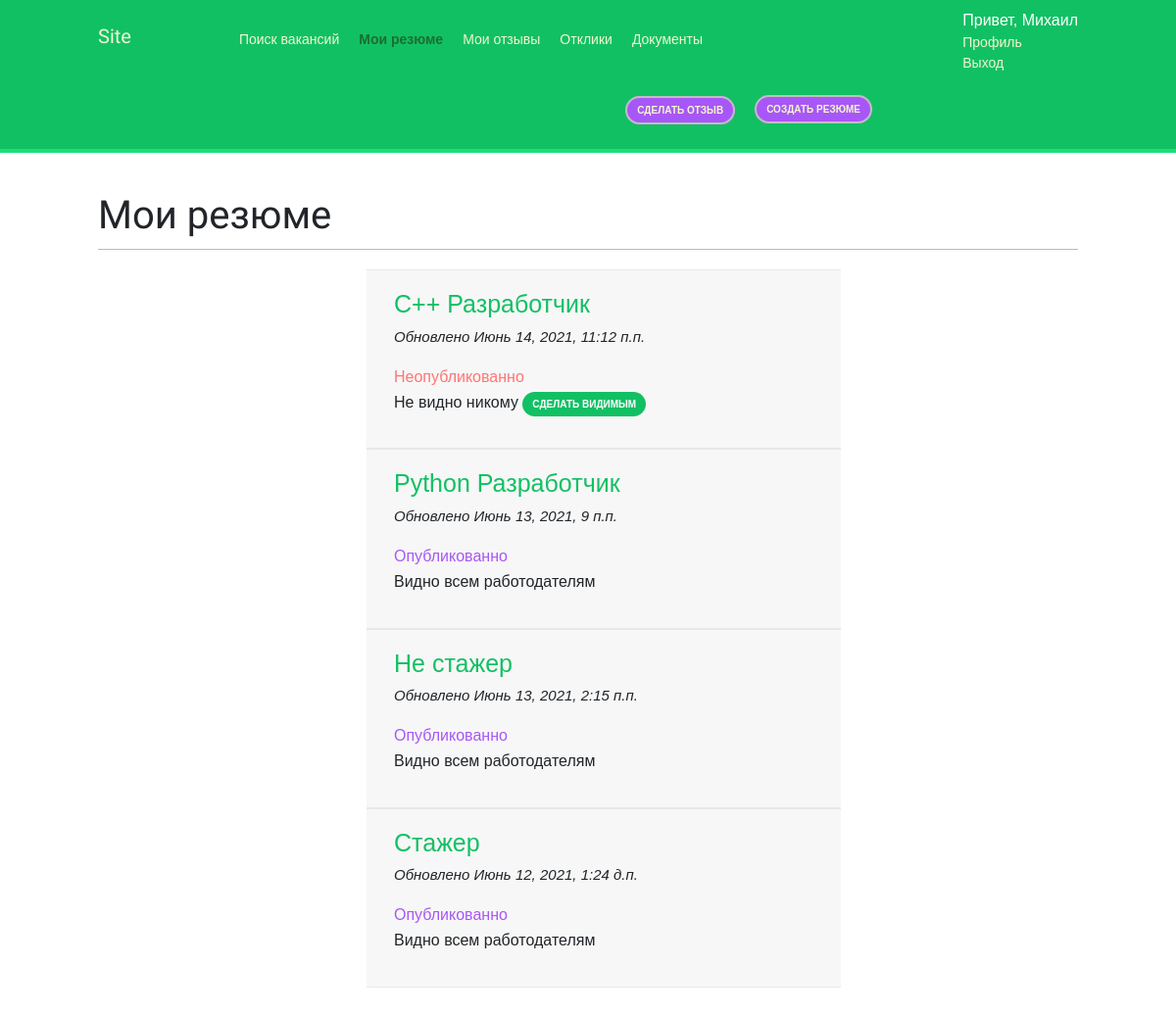
Screenshot of /resume/my/ (signed in) with the database file from the repository.
### main_site/models.py (models this page shows, shortened)
class CustomUser(AbstractUser):
	TYPE_OF_ROLE =(
			('student','Студент'),
			('company','Компания'),
			('admin','Админ')
		)
	role = models.CharField('Роль',max_length=50, choices=TYPE_OF_ROLE,default='student')
	class Meta:
		verbose_name = 'Пользователь'
		verbose_name_plural = 'Пользователи'

class Student(models.Model):
	user = models.OneToOneField(settings.AUTH_USER_MODEL,on_delete=models.CASCADE,related_name='students', verbose_name='Пользователь')
	name = models.CharField('Имя',max_length=100)
	last_name = models.CharField('Фамилия',max_length=100)
	father_name = models.CharField('Отчество',max_length=100,blank=True)
	date_of_birth = models.DateField('Дата рождения',null=True,blank=True)
	phone = models.CharField('Телефон',max_length=12)
	university_group = models.CharField('Группа в вузе',max_length=20)
	class Meta:
		verbose_name = 'Профиль Студента'
		verbose_name_plural = 'Профили Студентов'

class Resume(models.Model):
	STATUS_CHOICES = (
			('blocked','Заблокированое'),
			('closed','Закрытое'),
			('published','Опубликованное'),
		)
	student = models.ForeignKey(Student,on_delete=models.CASCADE,related_name='resumes', verbose_name="Студент")
	skills = models.ManyToManyField(Skill,related_name='resumes', verbose_name="Навыки", blank=True)
	name = models.CharField('Название',max_length=100)
	experience = models.TextField('Опыт')
	responsibilities = models.TextField('Обязанности') #обязанности
	achievements = models.TextField('Достижения') #достижения
	about_self = models.TextField('О себе')
	created_by = models.DateTimeField(auto_now_add=True)
	updated_by =  models.DateTimeField(auto_now=True)
	status = models.CharField('Статус',max_length=20,choices=STATUS_CHOICES, default='published')
	class Meta:
		verbose_name = 'Резюме'
		verbose_name_plural = 'Резюме'

### main_site/views.py (the view)
# urls.py: path('resume/my/',views.MyResumeListView.as_view() , name='my_resume_list'),
class MyResumeListView(LoginRequiredMixin,ListView):
	model = Resume
	template_name = 'main_site/resume/my_resume_list.html'
	context_object_name = 'resumes'
	def get_queryset(self):
		queryset = Resume.objects.filter(student=self.request.user.students).exclude(status='blocked').order_by('-updated_by').all()
		return queryset
	def get_context_data(self, **kwargs):
		context = super().get_context_data(**kwargs)
		context["section"] = 'my_resume_list'
		return context

### main_site/templates/main_site/resume/my_resume_list.html (shortened to what this page needs)
{% extends 'base.html' %}
{% block content %}
<h1>Мои резюме</h1>
<div style="">
	<ul>
	{% for resume in resumes %}
		<li style="list-style-type: none;">
			<div class="row mb p-3 profile-info-top" style="width: 50%; margin-left: 25%">
				<a href="{% url 'my_resume_detail' resume.id %}" style="font-size: 25px">{{resume.name}}</a>
				<p style="font-size: 15px"><i>Обновлено {{resume.updated_by}}</i></p>
				{% if resume.status == 'published' %}
				<span style="color: #a757f7">Опубликованно</span>
				<p>Видно всем работодателям</p>
				{% else %}
				<span style="color: #ff7575">Неопубликованно</span>
				<p>Не видно никому <a href="{% url 'my_resume_make_published' resume.id 1 %}" class="button-mini">Сделать видимым</a></p>
				{% endif %}
			</div>
		</li>
	{% endfor %}
	</ul>
</div>
{% endblock %}

### main_site/templates/main_site/base_header_student.html
<span class="logo">Site</span>
<ul class="menu" >
	<li {% if section == "vacancy_list" %} class="selected" {% endif %}>
		<a href="{% url 'vacancy_list' %}">Поиск вакансий</a>
	</li>
	<li {% if section == "my_resume_list" %} class="selected" {% endif %}>
		<a href="{% url 'my_resume_list' %}">Мои резюме</a>
	</li>
	<li {% if section == "my_review_list" %} class="selected" {% endif %}>
		<a href="{% url 'my_review_list' %}">Мои отзывы</a>
	</li>
	<li {% if section == "student_response_list" %} class="selected" {% endif %}>
		<a href="{% url 'student_response_list' %}">Отклики</a>
	</li>
	<li {% if section == "document_list" %} class="selected" {% endif %}>
		<a href="{% url 'document_list' %}">Документы</a>
	</li>
</ul>
<span class="user">
	<div style="font-size: 16px">Привет, {{request.user.students.name}}</div>
	<div {% if section == "profile" %} class="selected" {% endif %} style="list-style-type: none">
		<a href="{% url 'profile' %}">Профиль</a>
	</div>
	<a href="{% url 'logout' %}">Выход</a>
</span>
<div id="right">
	<span {% if section == "create_resume" %} class="selected-create" {% endif %} >
		<a href="{% url 'create_resume' %}">Создать резюме</a>
	</span>
</div>
<div id="after-right">
	<span {% if section == "create_review" %} class="selected-create" {% endif %} >
		<a href="{% url 'create_review' %}">Сделать отзыв</a>
	</span>
</div>

### main_site/static/css/base.css (style rules this page uses)
body { margin:0; padding:0; font-family:helvetica, sans-serif; }
p { line-height: 1.8; }
a { color:#12c064; text-decoration:none; }
h1, h2, h3, h4, h5 , h6 { font-family: 'Muli', sans-serif; font-weight:normal; }
h1 { border-bottom:1px solid #bbb; padding:0 0 10px 0; margin:10px 0 20px 0; }
#header .logo { font-family: 'Muli', sans-serif; float:left; color:#f3f7cc; font-size:20px; margin-right:10%; margin-top:17px; }
#header ul.menu { list-style:none; float:left; margin:0; padding:0; }
#header ul.menu li { float:left; padding:25px 10px; }
#header div#right { float:right; margin-right: 200px; padding:25px 10px; }
#header div#after-right { float:right; padding:25px 10px; }
#header div#right a,#header div#after-right a { background: #a757f7; border-radius:50px; border: 2px solid #bfbfbf; font-weight:bold; color:#f3f7cc; padding:7px 10px; font-size:10px; text-transform:uppercase; }
#header ul.menu li.selected a, #header ul.menu li.selected a:hover, #header div.selected a { color:#1b6d32; font-weight:bold; }
* { box-sizing: border-box; }
#header a { color:#f3f7cc; }
#header .user { float:right; padding-top:4px; }
a.button-mini { border-radius:50px; font-weight:bold; background:#12c064; color:#fff; padding:7px 10px; font-size:10px; text-transform:uppercase; }
.profile-info-top { border-top: 1px #e8e8e8 solid; border-bottom: 1px #e8e8e8 solid; background-color: #f7f7f7; }

### rows the page displays
CustomUser: user.students.name "Михаил"
Resume: name "С++ Разработчик", updated_by "Июнь 14, 2021, 11:12 п.п.", status "Неопубликованно"
Resume: name "Python Разработчик", updated_by "Июнь 13, 2021, 9 п.п.", status "Опубликованно"
Resume: name "Не стажер", updated_by "Июнь 13, 2021, 2:15 п.п.", status "Опубликованно"
Resume: name "Стажер", updated_by "Июнь 12, 2021, 1:24 д.п.", status "Опубликованно"
